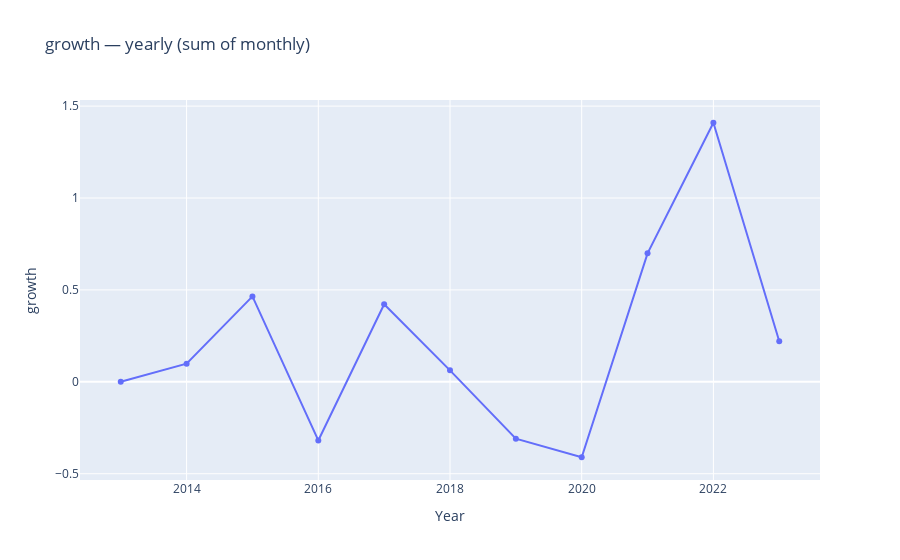

The notebook cell saved with this chart:
### Code cell
activite = "TRAVAIL DES METAUX"
plot_time_evolution(df_yearly[df_yearly["activite"] == activite], "annee", "mois", "growth", "yearly", "sum")

### Figure 1 — Plotly figure (JSON) as saved in the notebook; plotly's stock layout.template omitted (floating-point values rounded to 4 significant figures)
{"data": [{"hovertemplate": "year=%{x}<br>growth=%{y}<extra></extra>", "legendgroup": "", "line": {"color": "#636efa", "dash": "solid"}, "marker": {"symbol": "circle"}, "mode": "lines+markers", "name": "", "orientation": "v", "showlegend": false, "type": "scatter", "x": [2013, 2014, 2015, 2016, 2017, 2018, 2019, 2020, 2021, 2022, 2023], "xaxis": "x", "y": [0.0, 0.09903, 0.4648, -0.3189, 0.4224, 0.06251, -0.309, -0.4103, 0.699, 1.41, 0.2209], "yaxis": "y"}], "layout": {"legend": {"tracegroupgap": 0}, "title": {"text": "growth — yearly (sum of monthly)"}, "xaxis": {"anchor": "y", "domain": [0, 1], "title": {"text": "Year"}}, "yaxis": {"anchor": "x", "domain": [0, 1], "title": {"text": "growth"}}}}
